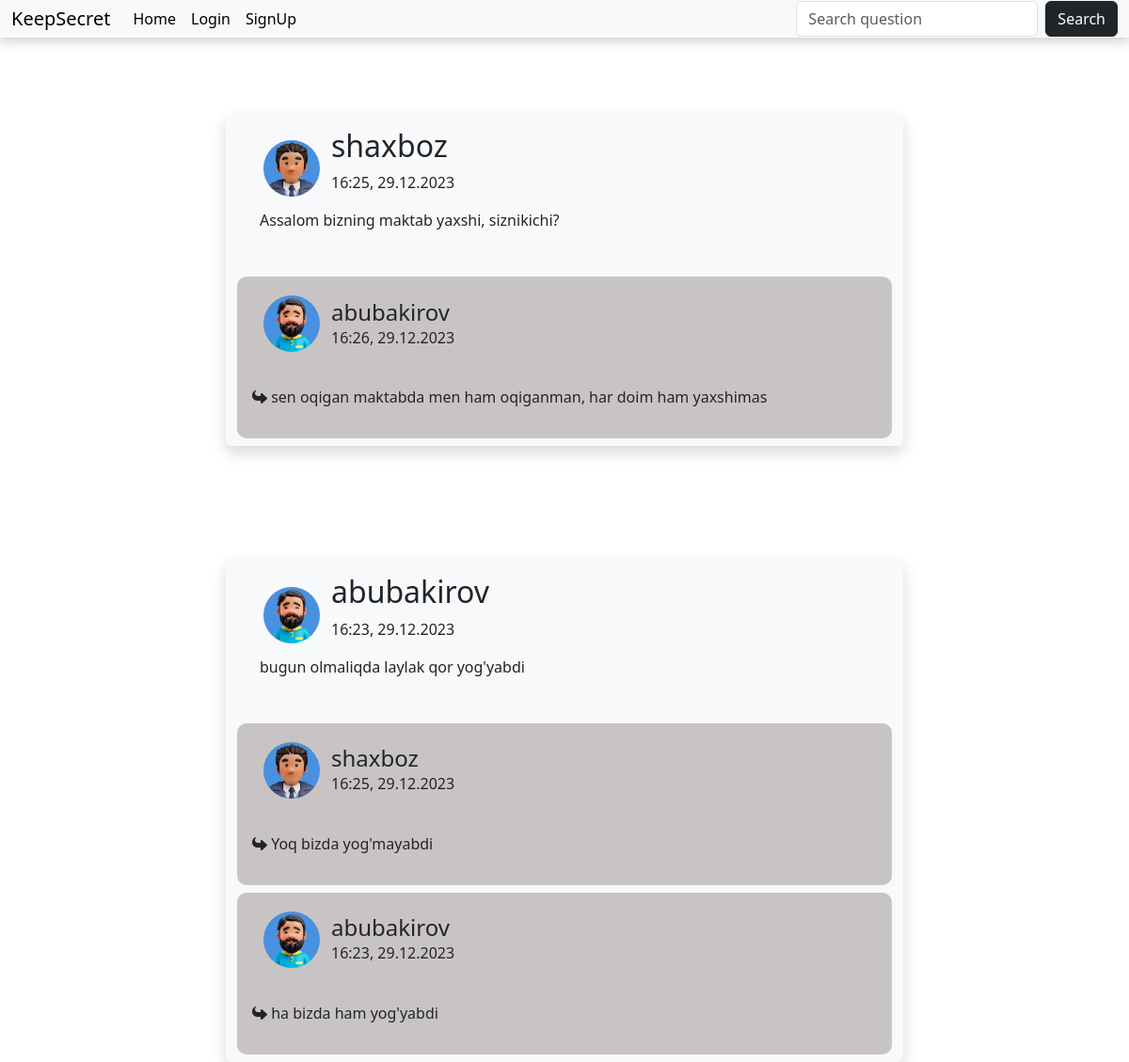
The page / on the database its author committed.
### chats/models.py (models this page shows, shortened)
class Question(models.Model):
    user = models.ForeignKey(User, on_delete=models.CASCADE)
    text = models.TextField(max_length=200)
    timestamp = models.DateTimeField(default=now)
    hashtag = models.CharField(max_length=100, default='news')
    question_p = models.ForeignKey('self', null=True, blank=True, on_delete=models.CASCADE)
    like = models.ManyToManyField(User, related_name='like_question')
    comment_count = models.PositiveIntegerField(default=0)
    class Meta:
        db_table = 'Question'
        ordering = ['-timestamp']

class Comment(models.Model):
    user = models.ForeignKey(User, on_delete=models.CASCADE)
    question = models.ForeignKey(Question, on_delete=models.CASCADE)
    text = models.TextField()
    timestamp = models.DateTimeField(default=now)
    class Meta:
        db_table = 'Comment'
        ordering = ['-timestamp']

### users/models.py (models this page shows, shortened)
class Profile(models.Model):
    user = models.OneToOneField(User, on_delete=models.CASCADE)
    profile_image = models.ImageField(upload_to='images', default='default_image.jpg')
    fullname = models.CharField(max_length=155)
    phone_number = models.CharField(max_length=15)
    gender = models.CharField(max_length=15, choices=[('Male', 'Male'), ('Female', 'Female')])

### chats/views.py (the view)
# urls.py: path('', index, name='index'),
def index(request):
    questions = Question.objects.all()
    comments = Comment.objects.filter()
    return render(request, 'chats/index.html', context={'questions': questions, 'comments': comments})

### chats/templates/chats/index.html (shortened to what this page needs)
{% extends 'chats/base.html' %}
{% load crispy_forms_tags %}
{% block content %}
    {% for question in questions %}
        <main class="main container d-flex flex-column shadow bg-body-tertiary rounded">
            <div class="user d-flex flex-fow gap-2 pt-3 px-4 align-items-center">
                <img class="avatar-user rounded-circle m-1" src="{{ question.user.profile.profile_image.url }}" alt="Profile Image">
                <div>
                    <h2>{{ question.user.username }}</h2>
                    <p>{{ question.timestamp|date:"H:i, d.m.Y" }}</p>
                </div>
            </div>
            <div class="question">
                <p class="px-4">{{ question.text }}</p>
            </div>
            <div class="connect d-flex gap-4 px-4 flex-row-reverse p-3 ">
            </div>
            {% for comment in comments %}
                {% if comment.question_id == question.id %}
                    <div class="comments mb-2 ">
                        <div class="d-flex flex-fow gap-2 p-3 px-4 align-items-center">
                            <img class="avatar-user rounded-circle m-1" src="{{ comment.user.profile.profile_image.url  }}" alt="Profile Image">
                            <div class="d-flex flex-column justify-content-center">
                                <h4 class="mb-0">{{ comment.user.username }}</h4>
                                <p class="mb-0">{{ comment.timestamp|date:"H:i, d.m.Y" }}</p>
                            </div>
                        </div>
                        <div class="card-question comment_back p-3">
                            <div class="card-extra">
                                <p class="tweet-comment-text"><i class="fa-solid fa-reply fa-rotate-180"></i> {{ comment.text }}</p>
                            </div>
                        </div>
                    </div>
                {% endif %}
            {% endfor %}
        </main>
    {% endfor %}
{% endblock %}

### chats/templates/chats/base.html (shortened to what this page needs)
{% load static %}
{% load crispy_forms_tags %}
<!DOCTYPE html>
<html lang="en">
<head>
    <link href="https://cdn.jsdelivr.net/npm/bootstrap@5.3.2/dist/css/bootstrap.min.css" rel="stylesheet">
    <link rel="stylesheet" href="https://cdnjs.cloudflare.com/ajax/libs/font-awesome/6.5.1/css/all.min.css" /><link rel="stylesheet" href="https://cdnjs.cloudflare.com/ajax/libs/font-awesome/6.5.1/css/all.min.css" />
    <link rel="stylesheet" href="{% static 'chats/style.css' %}">
</head>
<body>
    <nav class="navbar navbar-expand-lg bg-body-tertiary">
      <div class="container-fluid">
        <a class="navbar-brand" href="">KeepSecret</a>
        <div class="collapse navbar-collapse" id="navbarSupportedContent">
          <ul class="navbar-nav me-auto mb-2 mb-lg-0">
            <li class="nav-item">
                <a class="nav-link active" aria-current="page" href="/">Home</a>
            </li>
            {% if user.is_authenticated %}
              <li class="nav-item">
                <a class="nav-link active" aria-current="page" href="{% url 'question_add' %}">Add Question</a>
              </li>
              <li class="nav-item">
                <a class="nav-link active" aria-current="page" href="{% url 'ProfileInfo' %}">Profile</a>
              </li>
              <li class="nav-item">
                <a class="nav-link" href="{% url 'Logout' %}">Log Out</a>
              </li>
            {% else %}
              <li class="nav-item">
                 <a class="nav-link active" aria-current="page" href="{% url 'Login' %}">Login</a>
              </li>
              <li class="nav-item">
                <a class="nav-link active" href="{% url 'signup' %}">SignUp</a>
              </li>
            {% endif %}
          </ul>
          <form class="d-flex" role="search" action="{% url 'search' %}" method="POST">
            <input class="form-control me-2" type="search" name="searched" placeholder="Search question" aria-label="Search" >
            <button class="btn btn-dark" type="submit">Search</button>
          </form>
        </div>
      </div>
    </nav>
    {% block content %}{% endblock content %}
</body>
</html>

### chats/static/chats/style.css (style rules this page uses)
* { padding: 0; margin: 0; box-sizing: border-box; }
.navbar { width: 100%; top: 0; position: fixed; background: white; padding: 0 0; box-shadow: 0 0 15px 2px rgb(194, 194, 194); }
.main { margin-top: 120px; width: 60%; }
.comments { background:rgb(201, 196, 196); border-radius: 10px; transition: display 0.4s ease-in-out; }
.form-control { line-height: .05; width: 89%; }
.avatar-user { height: 60px; width: 60px; object-fit: cover; margin-right: 10px; }

### rows shown on the page
Question: user.profile.profile_image (picture), user.username "shaxboz", timestamp "16:25, 29.12.2023", text "Assalom bizning maktab yaxshi, siznikichi?"
Comment: user.profile.profile_image (picture), user.username "abubakirov", timestamp "16:26, 29.12.2023", text "sen oqigan maktabda men ham oqiganman, har doim ham yaxshimas"
Question: user.profile.profile_image (picture), user.username "abubakirov", timestamp "16:23, 29.12.2023", text "bugun olmaliqda laylak qor yog'yabdi"
Comment: user.profile.profile_image (picture), user.username "shaxboz", timestamp "16:25, 29.12.2023", text "Yoq bizda yog'mayabdi"
Comment: user.profile.profile_image (picture), user.username "abubakirov", timestamp "16:23, 29.12.2023", text "ha bizda ham yog'yabdi"
